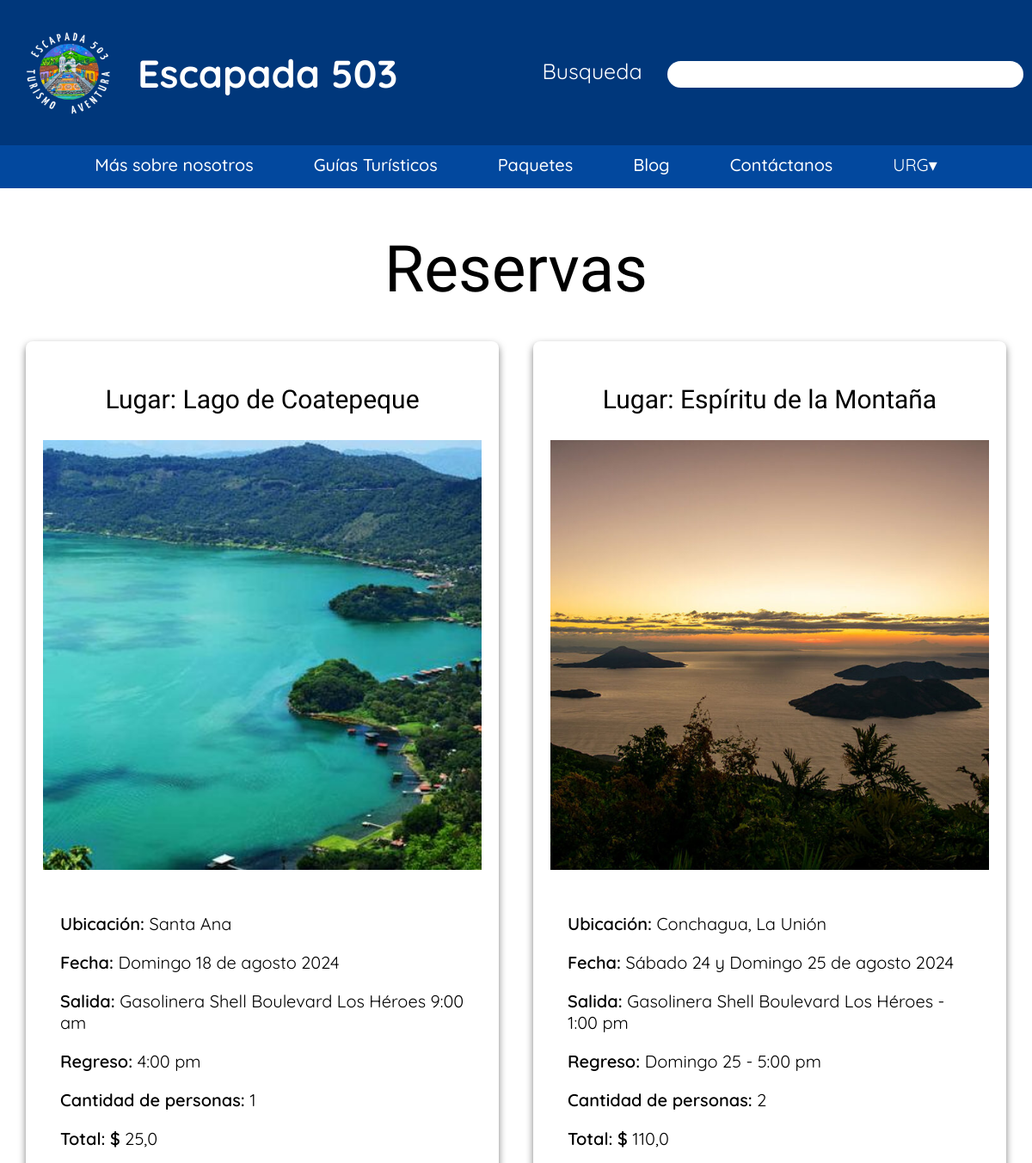
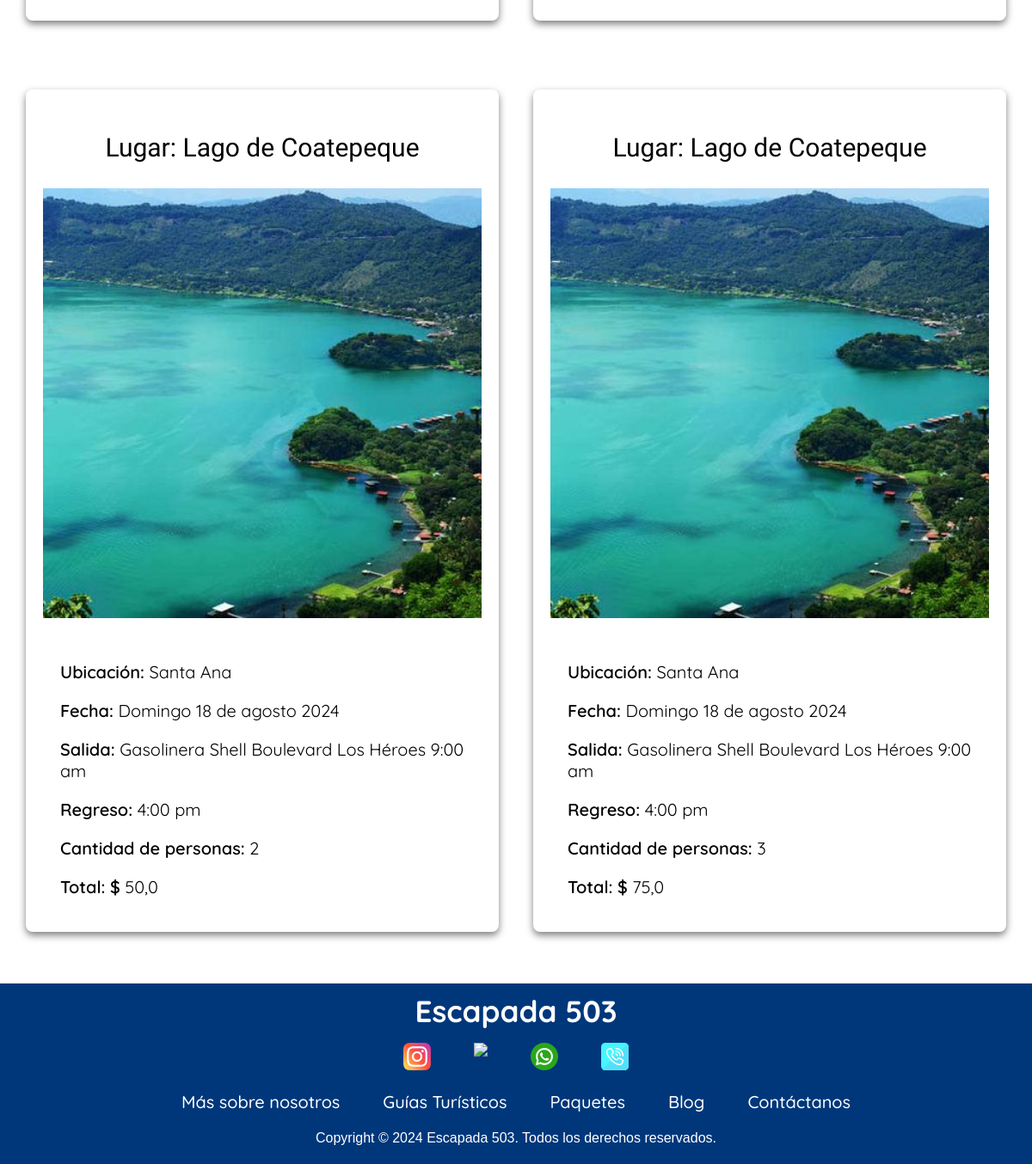
Page /reservas/ (signed in) on the committed database (2 pictures, top to bottom).
### paquetesTuristicos/models.py (models this page shows)
class Reservas(models.Model):
    usuarioReserva = models.ForeignKey(User, on_delete=models.CASCADE)
    lugar = models.ForeignKey(Paquetes, on_delete=models.CASCADE)
    cantidadPersonas = models.IntegerField()
    total = models.FloatField()
    def lugar_nombre(self):
        return self.lugar.nombre
    lugar_nombre.short_description = 'Lugar'

class Paquetes(models.Model):
    nombre = models.CharField(max_length = 255)
    ubicacion = models.CharField(max_length = 255)
    descripcion = models.CharField(max_length = 800)
    fecha = models.CharField(max_length = 100)
    salida = models.CharField(max_length = 100)
    regreso = models.CharField(max_length = 100)
    incluye = models.CharField(max_length = 255)
    gastosExtra = models.CharField(max_length = 300)
    recorrido = models.CharField(max_length = 255)
    precio = models.CharField(max_length = 60)
    guiaEncargado = models.ForeignKey(Guias, on_delete = models.CASCADE)
    imagenes = models.CharField(max_length = 75)
    def guia_nombre(self):
        return self.guiaEncargado.nombre
    guia_nombre.short_description = 'guiaEncargado'

### controlUsuarios/views.py (the view)
# urls.py: path('reservas/', views.mostrarReservas, name="reservas"),
@login_required
def mostrarReservas(request):
    reservaLista = Reservas.objects.filter(usuarioReserva=request.user)
    return render(request, 'reservas.html',{'reservaLista':reservaLista})

### controlUsuarios/Templates/reservas.html (shortened to what this page needs)
<!DOCTYPE html>
<html lang="en">
<head>
    {% load static %}
    <link rel="stylesheet" href="{% static 'styles.css' %}">
</head>
<body>
     <header>
        <div class="header_style">
            <div class="contenido_header">
                <div class="left_section">
                    <a href="{% url 'index-url' %}"><img class="logo" src="{% static 'img/logo.png' %}"
                            alt="Logo de Escapada 503"></a>
                    <h2 class="header_titulo">Escapada 503</h2>
                </div>
                <div class="barraBusqueda">
                    <label class="lbl_busqueda">Busqueda</label>
                    <input class="searchInput barra" type="text">
                </div>
            </div>
            <div class="menu_opcionesHeader" id="menu_opcionesHeader">
                <a href="{% url 'nosotros-url' %}">Más sobre nosotros</a>
                <a href="{% url 'guias-url' %}">Guías Turísticos</a>
                <a href="{% url 'paquetes-url' %}">Paquetes</a>
                <a href="{% url 'blog-url' %}">Blog</a>
                <a href="{% url 'contactanos-url' %}">Contáctanos</a>
                <div class="user_section">
                    <div class="user_info" id="userInfo">
                        <span class="user_name">{{user.username}}</span>
                        <span class="user_menu">&#9662;</span>
                    </div>
                </div>
            </div>
        </div>
    </header>
    <h1 class="reservas_titulo">Reservas</h1>
    <div class="reservas_contenedores contenido">
        {% if reservaLista %}
        {% for reservas in reservaLista %}
        <div class="reservas_filas">
            <div class="reservas_datos">
                <p class="reservas_lugar">Lugar: {{ reservas.lugar.nombre }}</p>
                <img src="{% static reservas.lugar.imagenes %}" alt="{{ reservas.lugar.nombre }}" class="reservas_imagen">
                <div class="reservas_informacion">
                    <p><span class="reservas_resaltar">Ubicación: </span>{{ reservas.lugar.ubicacion }}</p>
                    <p><span class="reservas_resaltar">Fecha: </span>{{ reservas.lugar.fecha }}</p>
                    <p><span class="reservas_resaltar">Salida: </span>{{ reservas.lugar.salida }}</p>
                    <p><span class="reservas_resaltar">Regreso: </span>{{ reservas.lugar.regreso }}</p>
                    <p><span class="reservas_resaltar">Cantidad de personas: </span>{{ reservas.cantidadPersonas }}</p>
                    <p><span class="reservas_resaltar">Total: $ </span>{{ reservas.total }}</p>
                </div>
            </div>
        </div>
        {% endfor %}
        {% endif %}
    </div>
    <footer>
        <div class="footer_style">
            <div clas=footer_contenido>
                <div>
                    <h2 class="footer_titulo">Escapada 503</h2>
                </div>
                <div class="contactos">
                    <a href="#"><img src="{% static 'img/instagram.png' %}"></a>
                    <a href="mailto:ejemplo@gmail.com"><img src="{% static 'img/correo.png' %}"></a>
                    <a href="https://wa.me/78776390"><img src="{% static 'img/whatsapp.png' %}"></a>
                    <a href="tel:+50378776390"><img src="{% static 'img/Telefono.png' %}"></a>
                </div>
                <div class="menu_opciones">
                    <a href="{% url 'nosotros-url' %}">Más sobre nosotros</a>
                    <a href="{% url 'guias-url' %}">Guías Turísticos</a>
                    <a href="{% url 'paquetes-url' %}">Paquetes</a>
                    <a href="{% url 'blog-url' %}">Blog</a>
                    <a href="{% url 'contactanos-url' %}">Contáctanos</a>
                </div>
                <div class="derechos">
                    <p>
                        Copyright © 2024 Escapada 503. Todos los derechos reservados.
                    </p>
                </div>
            </div>
        </div>
    </footer>
</body>

### controlUsuarios/static/styles.css (style rules this page uses)
body { margin: 0; padding: 0; font-family: sans-serif; }
.header_style { display: flex; flex-direction: column; background-color: #00377B; }
.contenido_header { display: flex; justify-content: space-between; align-items: center; }
.left_section { display: flex; align-items: center; }
.header_titulo { color: white; font-size: 45px; font-family: "Quicksand", sans-serif; }
.menu_opcionesHeader { display: flex; gap: 70px; justify-content: center; background-color: #02489e; padding: 10px; }
.menu_opcionesHeader a, .menu_opciones a { font-family: "Quicksand", sans-serif; font-weight: 500; font-style: normal; text-decoration: none; color: white; font-size: 20px; margin-bottom: 5px; }
.logo { margin-top: 5px; width: 100px; height: 100px; padding: 30px; }
.barraBusqueda { margin-right: 10px; }
.barra { border-radius: 20px; width: 400px; border-color: transparent; padding: 5px; font-size: 15px; }
.lbl_busqueda { margin-right: 10px; }
.lbl_busqueda { font-family: "Quicksand", sans-serif; font-optical-sizing: auto; font-weight: 20px; color: white; font-size: 25px; margin-right: 25px; }
.user_section { position: relative; display: inline-block; }
.user_info { cursor: pointer; display: flex; align-items: center; }
.user_name { font-family: "Quicksand", sans-serif; font-optical-sizing: auto; font-weight: 20px; color: white; font-size: 20px; }
.user_menu { font-family: "Quicksand", sans-serif; font-optical-sizing: auto; font-weight: 20px; color: white; font-size: 20px; }
.footer_style { background-color: #00377B; padding: 5px; }
.footer_titulo { margin-bottom: 15px; margin-top: 5px; text-align: center; color: white; font-size: 35px; font-family: "Quicksand", sans-serif; }
.contactos { display: flex; gap: 50px; justify-content: center; }
.menu_opciones { margin-top: 20px; display: flex; gap: 50px; justify-content: center; }
.derechos { color: white; text-align: center; margin: 0; }
.reservas_contenedores { display: flex; flex-wrap: wrap; justify-content: space-between; margin-left: 50px; margin-right: 50px; }
.reservas_titulo { font-family: "Habibi", serif; font-weight: 400; font-style: normal; margin-top: 50px; text-align: center; font-size: 75px; margin-bottom: 20px; }
.reservas_datos { display: flex; flex-direction: column; background-color: #fff; padding: 20px; border-radius: 8px; box-shadow: 0 4px 8px rgba(0, 0, 0, 0.5); margin: 20px; width: 100%; }
.reservas_filas { display: flex; flex-direction: column; width: calc(50% - 40px); margin-bottom: 40px; align-items: center; }
.reservas_imagen { width: 100%; height: 500px; max-width: none; object-fit: cover; margin-bottom: 30px; }
.reservas_lugar { font-family: "Playwrite IT Moderna", cursive; font-optical-sizing: auto; font-weight: 100px; font-style: normal; font-size: 30px; text-align: center; }
.reservas_informacion { margin: auto 20px; font-family: "Quicksand", sans-serif; font-size: 20px; }
.reservas_resaltar { font-family: "Quicksand", sans-serif; font-weight: 600; }

### rows in the picture
Reservas: lugar.nombre "Lago de Coatepeque", lugar.imagenes (picture), lugar.ubicacion "Santa Ana", lugar.fecha "Domingo 18 de agosto 2024", lugar.salida "Gasolinera Shell Boulevard Los Héroes 9:00 am", lugar.regreso "4:00 pm", cantidadPersonas "1", total "25,0"
Reservas: lugar.nombre "Espíritu de la Montaña", lugar.imagenes (picture), lugar.ubicacion "Conchagua, La Unión", lugar.fecha "Sábado 24 y Domingo 25 de agosto 2024", lugar.salida "Gasolinera Shell Boulevard Los Héroes - 1:00 pm", lugar.regreso "Domingo 25 - 5:00 pm", cantidadPersonas "2", total "110,0"
Reservas: lugar.nombre "Lago de Coatepeque", lugar.imagenes (picture), lugar.ubicacion "Santa Ana", lugar.fecha "Domingo 18 de agosto 2024", lugar.salida "Gasolinera Shell Boulevard Los Héroes 9:00 am", lugar.regreso "4:00 pm", cantidadPersonas "2", total "50,0"
Reservas: lugar.nombre "Lago de Coatepeque", lugar.imagenes (picture), lugar.ubicacion "Santa Ana", lugar.fecha "Domingo 18 de agosto 2024", lugar.salida "Gasolinera Shell Boulevard Los Héroes 9:00 am", lugar.regreso "4:00 pm", cantidadPersonas "3", total "75,0"

### other values in the picture
{{ user.username }} "URG"
